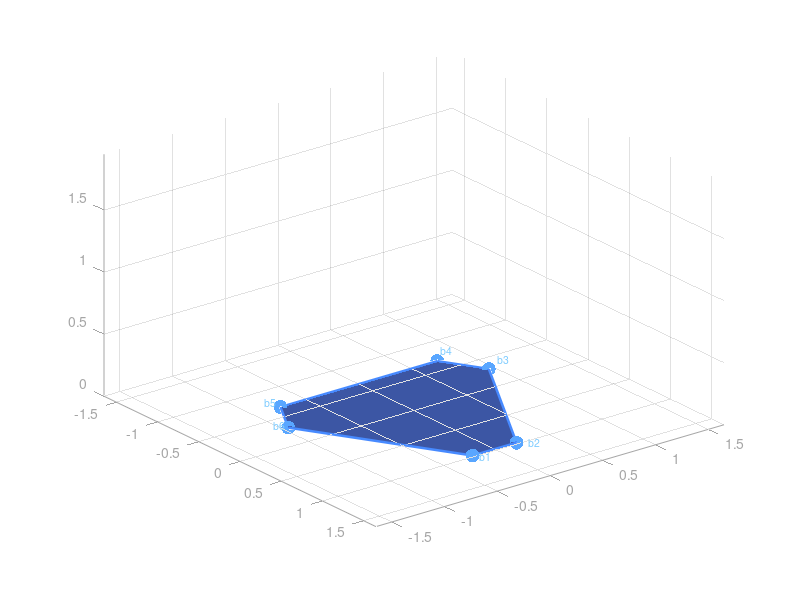

MATLAB code to generate this figure: (Note: this script raises an error after producing the figure.)
%% 
% ================================================================
%  STEWART PLATFORM — 3D Inverse Kinematics Simulation
%  File   : stewart_platform_ik.m
%  MATLAB : R2016b or later  (uses local functions at end of script)
%
%  How it works:
%    Given a desired top-plate POSE [x, y, z, roll, pitch, yaw],
%    the inverse kinematics computes each leg length as:
%
%      P_world_i = T + R * p_i        <- top joint in world frame
%      L_i       = norm(P_world_i - b_i)   <- leg length
%
%    where:
%      T   = translation of top plate center (3×1)
%      R   = rotation matrix from RPY angles
%      p_i = top joint pos. in LOCAL frame
%      b_i = base joint pos. in WORLD frame (fixed)
% ================================================================
clear; clc; close all;


%% ===== 1. PLATFORM PARAMETERS ==================================

R_base   = 1.00;    % base plate radius        (m)
R_top    = 0.65;    % top  plate radius        (m)
z_home   = 1.00;    % nominal / home height    (m)
gamma    = 12;      % half-angle of joint pairs (deg)

% ----- Base joint angles: 3 pairs centred at 0°, 120°, 240° ----
b_ang = deg2rad([ -gamma,      +gamma, ...
                   120-gamma,  120+gamma, ...
                   240-gamma,  240+gamma ]);

% ----- Top  joint angles: 3 pairs centred at 60°, 180°, 300° ---
t_ang = deg2rad([  60-gamma,   60+gamma, ...
                  180-gamma,  180+gamma, ...
                  300-gamma,  300+gamma ]);

% ----- Joint position matrices  (3×6, each column = one joint) -
%   B  : base joints in WORLD frame      (fixed, z = 0 plane)
%   P0 : top  joints in PLATFORM frame   (fixed in local coords)
B  = [ R_base*cos(b_ang);  R_base*sin(b_ang);  zeros(1,6) ];
P0 = [ R_top *cos(t_ang);  R_top *sin(t_ang);  zeros(1,6) ];


%% ===== 2. DEFINE TRAJECTORY ====================================
% Pose = [x  y  z  roll  pitch  yaw]  in metres / radians
% Edit this section to try your own motion.

N = 400;
t = linspace(0, 2*pi, N);

traj = [ 0.25*cos(t)',                 ...   % x   – circular sweep
         0.25*sin(t)',                 ...   % y
         (z_home + 0.15*sin(2*t))',   ...   % z   – heave oscillation
         deg2rad(12*sin(t))',          ...   % roll
         deg2rad(12*cos(t))',          ...   % pitch
         zeros(N,1)                    ];   % yaw  (keep zero)


%% ===== 3. FIGURE & AXES SETUP ==================================

fig = figure('Name','Stewart Platform — IK Simulation', ...
             'Color','k', 'Position',[60 60 1050 780]);

ax  = axes('Color','k', ...
           'GridColor',[0.20 0.20 0.20], ...
           'XColor',[0.65 0.65 0.65], ...
           'YColor',[0.65 0.65 0.65], ...
           'ZColor',[0.65 0.65 0.65]);
hold on;  grid on;  axis equal;
view(52, 22);                           % camera azimuth / elevation

xlabel('X (m)', 'Color','w');
ylabel('Y (m)', 'Color','w');
zlabel('Z (m)', 'Color','w');
title('Stewart Platform — Inverse Kinematics Simulation', ...
      'Color','w', 'FontSize',15, 'FontWeight','bold');

xlim([-1.65  1.65]);
ylim([-1.65  1.65]);
zlim([0.00   1.95]);


% ----- Static base plate (drawn once, never updated) ------------
b_ord = convhull(B(1,:)', B(2,:)');    % convex hull vertex order
b_ord = b_ord(1:end-1);               % remove duplicate closing vertex

patch('XData', B(1,b_ord), ...
      'YData', B(2,b_ord), ...
      'ZData', B(3,b_ord), ...
      'FaceColor',[0.10 0.22 0.58], 'FaceAlpha',0.85, ...
      'EdgeColor',[0.28 0.54 1.00], 'LineWidth',1.8);

plot3(B(1,:), B(2,:), B(3,:), 'o', ...
      'MarkerSize',10, ...
      'MarkerFaceColor',[0.35 0.65 1.00], ...
      'MarkerEdgeColor','none');

% Label base joints
for i = 1:6
    text(B(1,i)*1.12, B(2,i)*1.12, 0.04, sprintf('b%d',i), ...
         'Color',[0.5 0.8 1.0], 'FontSize',7.5);
end


% ----- Six legs (one coloured line per leg) ---------------------
cLegs = [ 1.00 0.38 0.08;   % L1 – orange
          1.00 0.72 0.08;   % L2 – amber
          0.72 0.95 0.08;   % L3 – lime
          0.08 0.90 0.50;   % L4 – mint
          0.08 0.62 1.00;   % L5 – sky blue
          0.82 0.12 0.95 ]; % L6 – violet

hLeg = gobjects(1,6);
for i = 1:6
    hLeg(i) = plot3([0 0],[0 0],[0 0], '-', ...
                    'Color', cLegs(i,:), 'LineWidth', 2.8);
end


% ----- Top plate (dynamic patch) --------------------------------
hTop = patch('XData', zeros(6,1), ...
             'YData', zeros(6,1), ...
             'ZData', zeros(6,1), ...
             'FaceColor',[0.12 0.68 0.38], 'FaceAlpha',0.80, ...
             'EdgeColor',[0.28 1.00 0.52], 'LineWidth',1.8);


% ----- Top joint markers ----------------------------------------
hTopJ = plot3(zeros(1,6), zeros(1,6), zeros(1,6), 'o', ...
              'MarkerSize',10, ...
              'MarkerFaceColor',[1.00 0.92 0.18], ...
              'MarkerEdgeColor','none');


% ----- HUD / readout text (top-left corner) ---------------------
hTxt = text(-1.60, -1.60, 1.86, '', ...
            'Color','w', 'FontSize',8.5, 'FontName','Courier New', ...
            'VerticalAlignment','top', 'HorizontalAlignment','left');

% ----- Legend ---------------------------------------------------
for i = 1:6
    text(1.25, -1.55 + (i-1)*0.18, 0.05, sprintf('L%d',i), ...
         'Color', cLegs(i,:), 'FontSize',9, 'FontWeight','bold');
end


%% ===== 4. ANIMATION LOOP =======================================

fprintf('Running simulation...  Close the figure window to stop.\n\n');

for k = 1:N

    if ~isvalid(fig), break; end

    pose = traj(k,:);

    % ---- Decompose pose ----------------------------------------
    T = pose(1:3)';                           % translation  (3×1)
    R = rpy2rot(pose(4), pose(5), pose(6));   % rotation matrix

    % ===========================================================
    %   INVERSE KINEMATICS  (core — 3 lines per leg)
    %
    %   Pw(:,i)  =  T  +  R * P0(:,i)
    %                 ^--- rotate local joint pos into world frame
    %                         then translate by platform centre
    %
    %   L(i)  =  norm( Pw(:,i) - B(:,i) )
    %                  ^--- vector from base anchor to top anchor
    % ===========================================================
    Pw = T + R * P0;          % top joints in world frame  (3×6)

    L  = zeros(1,6);
    for i = 1:6
        L(i) = norm( Pw(:,i) - B(:,i) );
    end

    % ---- Update leg lines --------------------------------------
    for i = 1:6
        set(hLeg(i), ...
            'XData', [B(1,i)  Pw(1,i)], ...
            'YData', [B(2,i)  Pw(2,i)], ...
            'ZData', [B(3,i)  Pw(3,i)]);
    end

    % ---- Update top plate patch --------------------------------
    % convhull gives correct winding order even when plate is tilted
    ch  = convhull(Pw(1,:)', Pw(2,:)');
    ch  = ch(1:end-1);
    set(hTop, ...
        'XData', Pw(1,ch)', ...
        'YData', Pw(2,ch)', ...
        'ZData', Pw(3,ch)');

    % ---- Update top joint markers ------------------------------
    set(hTopJ, ...
        'XData', Pw(1,:), ...
        'YData', Pw(2,:), ...
        'ZData', Pw(3,:));

    % ---- HUD readout -------------------------------------------
    s = sprintf( ...
        'Frame %3d / %d\n  x=%+.3f m  y=%+.3f m  z=%.3f m\n  roll=%+.1f°    pitch=%+.1f°\n\nLeg lengths:\n', ...
        k, N, pose(1), pose(2), pose(3), ...
        rad2deg(pose(4)), rad2deg(pose(5)));

    for i = 1:6
        s = [s  sprintf('  L%d = %.4f m', i, L(i))]; %#ok<AGROW>
        if i == 3
            s = [s  newline]; %#ok<AGROW>
        elseif i < 6
            s = [s  newline]; %#ok<AGROW>
        end
    end

    set(hTxt, 'String', s);

    drawnow limitrate;   % cap at ~20 fps; drop frames if too slow
end

fprintf('Simulation complete.\n');


%% ===== LOCAL FUNCTIONS  (requires MATLAB R2016b+) ==============

function R = rpy2rot(roll, pitch, yaw)
%RPLY2ROT  Rotation matrix from ZYX Euler angles (roll–pitch–yaw)
%
%  Convention:  R = Rz(yaw) * Ry(pitch) * Rx(roll)
%
%  roll  – rotation about X (φ)
%  pitch – rotation about Y (θ)
%  yaw   – rotation about Z (ψ)

    cr = cos(roll);  sr = sin(roll);
    cp = cos(pitch); sp = sin(pitch);
    cy = cos(yaw);   sy = sin(yaw);

    Rx = [1   0    0  ;   0   cr  -sr;   0  sr  cr];
    Ry = [cp  0   sp  ;   0    1    0;  -sp   0  cp];
    Rz = [cy -sy   0  ;  sy   cy    0;   0    0   1];

    R  = Rz * Ry * Rx;
end
